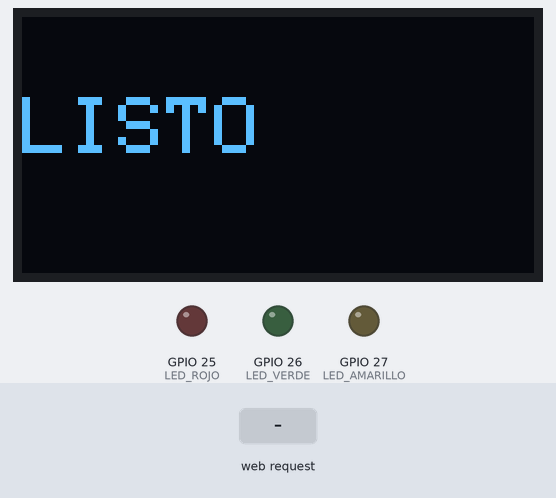
Simulated run of this sketch. Board: ESP32. Shown: 128×64 one-colour display, output pins drawn as LEDs (lit = HIGH). The test bench sets the inputs (shaded band). WiFi joins after 1.5 s; servers stay silent unless stated; what the sketch prints to the serial monitor is not drawn.

Above: at 2.7 s.
2.8 s: HTTP request GET /modo?modo=spa received
At 3.7 s:
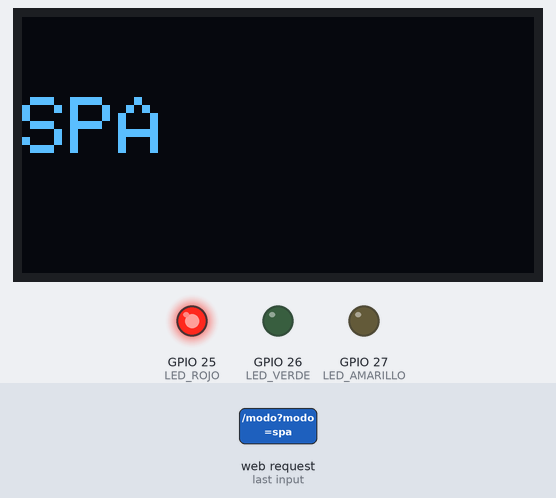
4.3 s: HTTP request GET /modo?modo=manana received
At 4.8 s:
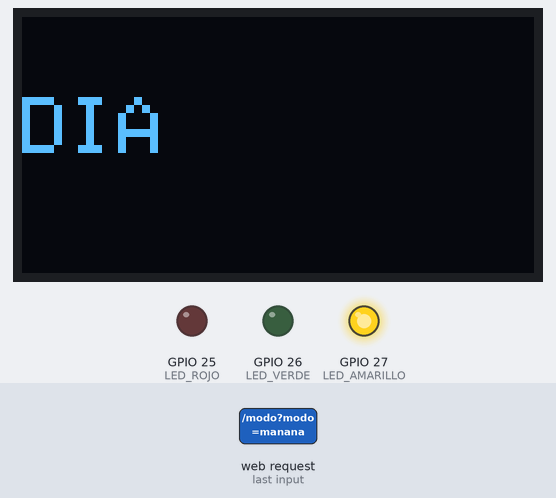
5.8 s: HTTP request GET /modo?modo=noche received
At 7.0 s:
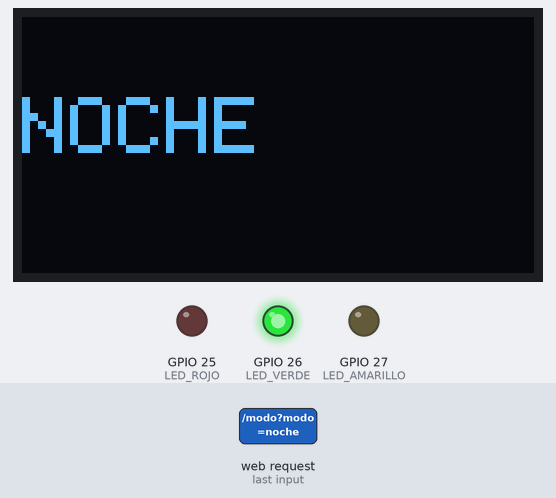
7.3 s: HTTP request GET /modo received
At 8.3 s:
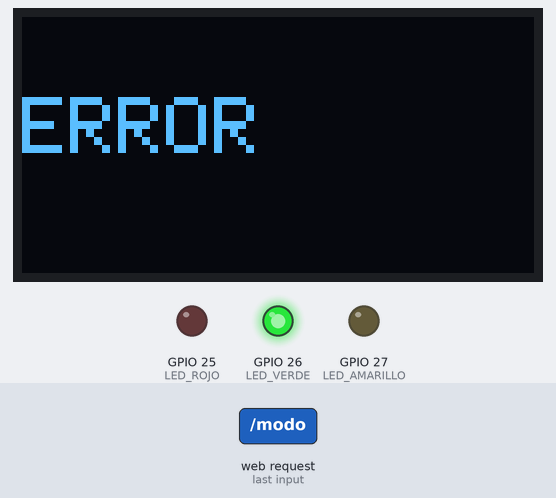
Timing chart, 0 to 9.8 s (numbered marks = the images above; inputs shaded):
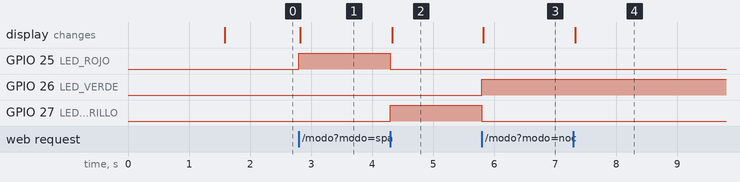

Measured:
- after the input at 2.8 s, GPIO 25 (LED_ROJO): LOW → HIGH at once; the display: changes at once (image 1)
- after the input at 4.3 s, GPIO 25 (LED_ROJO): HIGH → LOW at once; GPIO 27 (LED_AMARILLO): LOW → HIGH at once; the display: changes at once (image 2)
- after the input at 5.8 s, GPIO 26 (LED_VERDE): LOW → HIGH at once; GPIO 27 (LED_AMARILLO): HIGH → LOW at once; the display: changes at once (image 3)
- after the input at 7.3 s, the display: changes at once (image 4)

The sketch:

codigo_banio.ino
```cpp
#include <WiFi.h>
#include <WebServer.h>
#include <Wire.h>
#include <Adafruit_GFX.h>
#include <Adafruit_SSD1306.h>

// ==========================
// Configuración WiFi
// ==========================
const char* ssid = "BigDj";
const char* password = "BIGDJ111";

// ==========================
// OLED
// ==========================
#define SCREEN_WIDTH 128
#define SCREEN_HEIGHT 64
Adafruit_SSD1306 display(SCREEN_WIDTH, SCREEN_HEIGHT, &Wire, -1);

// ==========================
// Pines LED (RGB)
// ==========================
#define LED_ROJO   25
#define LED_VERDE  26
#define LED_AMARILLO 27   // amarillo para modo día

WebServer server(80);

// ==========================
// Funciones OLED
// ==========================
void mostrarOLED(String texto) {
  display.clearDisplay();
  display.setTextColor(WHITE);
  display.setTextSize(2);
  display.setCursor(0, 20);
  display.println(texto);
  display.display();
}

// ==========================
// Control hardware
// ==========================
void apagarTodo() {
  digitalWrite(LED_ROJO, LOW);
  digitalWrite(LED_VERDE, LOW);
  digitalWrite(LED_AMARILLO, LOW);
}

void activarModo(String modo) {
  apagarTodo();
  if (modo == "spa") {
    digitalWrite(LED_ROJO, HIGH);
    mostrarOLED("SPA");
  }
  else if (modo == "manana") {
    digitalWrite(LED_AMARILLO, HIGH);
    mostrarOLED("DIA");
  }
  else if (modo == "noche") {
    digitalWrite(LED_VERDE, HIGH);
    mostrarOLED("NOCHE");
  }
}

// ==========================
// Procesar comando
// ==========================
String interpretarModo(String entrada) {
  entrada.toLowerCase();
  if (entrada.indexOf("spa") >= 0) return "spa";
  if (entrada.indexOf("mañana") >= 0 || entrada.indexOf("manana") >= 0) return "manana";
  if (entrada.indexOf("noche") >= 0) return "noche";
  return "none";
}

// ==========================
// Endpoint HTTP
// ==========================
void handleModo() {
  String comando = server.arg("modo");
  String modo = interpretarModo(comando);
  if (modo != "none") {
    activarModo(modo);
    server.send(200, "application/json", "{\"status\":\"ok\",\"modo\":\"" + modo + "\"}");
  } else {
    mostrarOLED("ERROR");
    server.send(400, "application/json", "{\"status\":\"error\"}");
  }
}

// ==========================
// Setup
// ==========================
void setup() {
  Serial.begin(115200);
  Wire.begin(21, 22);
  if (!display.begin(SSD1306_SWITCHCAPVCC, 0x3C)) {
    Serial.println("OLED falló");
  } else {
    display.clearDisplay();
    display.setTextSize(2);
    display.setCursor(0,20);
    display.println("INICIO");
    display.display();
  }

  pinMode(LED_ROJO, OUTPUT);
  pinMode(LED_VERDE, OUTPUT);
  pinMode(LED_AMARILLO, OUTPUT);
  apagarTodo();

  WiFi.begin(ssid, password);
  Serial.print("Conectando WiFi");
  while (WiFi.status() != WL_CONNECTED) {
    delay(500);
    Serial.print(".");
  }
  Serial.println("\nIP: " + WiFi.localIP().toString());
  mostrarOLED("LISTO");

  server.on("/modo", handleModo);
  server.begin();
}

void loop() {
  server.handleClient();
}
```
